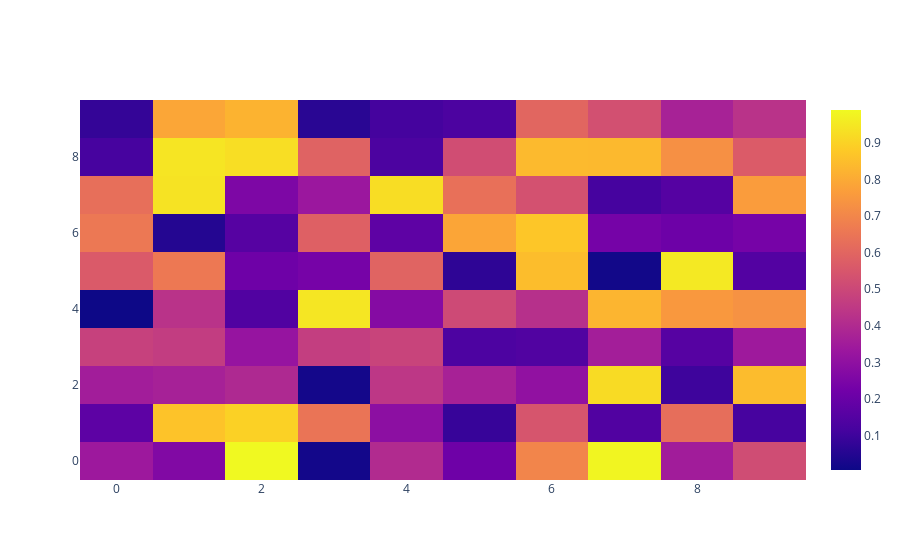

The cell this chart's notebook holds for it:
### Code cell
# heatmap in plotly
data = np.random.rand(10,10)
heatmap = go.Heatmap(z=data)
fig = go.Figure(data = heatmap)
fig.show()
